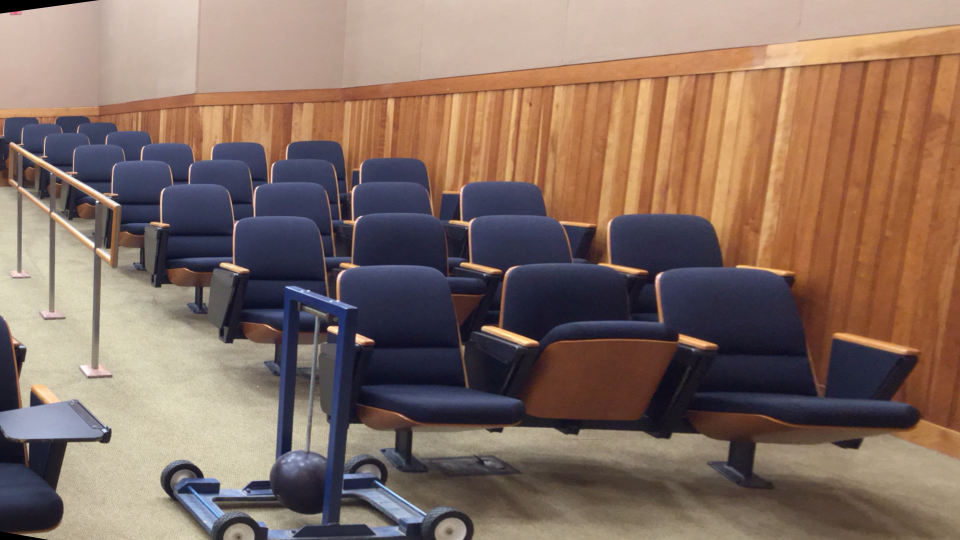
#> input picture media/pendulum/im0.png, 1920 x 1080 px (shown at 1/2 size)
$ python pendulum.py
#> lines starting #> are read from the running program, lines starting #| are printed output that depends on the picture
#> further down, img1 is the input picture: shape (1080, 1920, 3); mean B, G, R 97.7, 109.4, 132.4
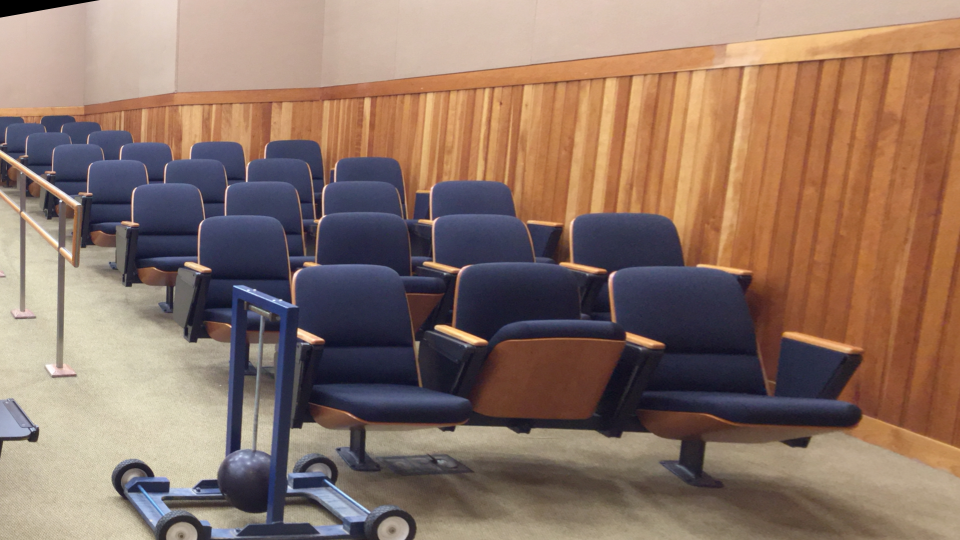
#> input picture media/pendulum/im1.png, 1920 x 1080 px (shown at 1/2 size)
#> further down, img2 is the input picture: shape (1080, 1920, 3); mean B, G, R 101.6, 115.2, 140.5
import cv2
import numpy as np
import random
import statistics as st
from matplotlib import pyplot as plt


#function to find matches
def findMatches(image1, image2):

    print("Finding features and matchpoints...\n")
    img1 = cv2.cvtColor(image1, cv2.COLOR_BGR2GRAY)
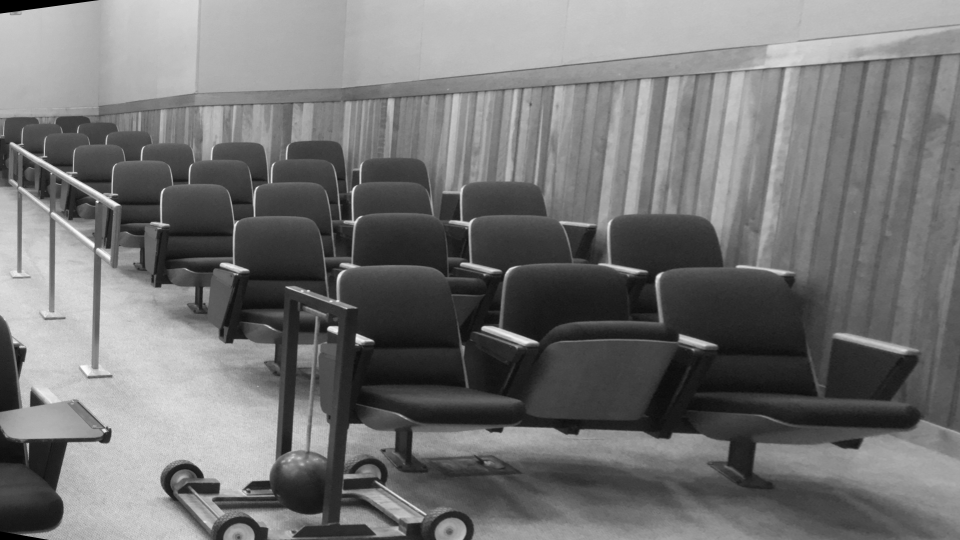
#> img1: shape (1080, 1920) (shown at 1/2 size); min 0, max 255, mean 115
    img2 = cv2.cvtColor(image2, cv2.COLOR_BGR2GRAY)
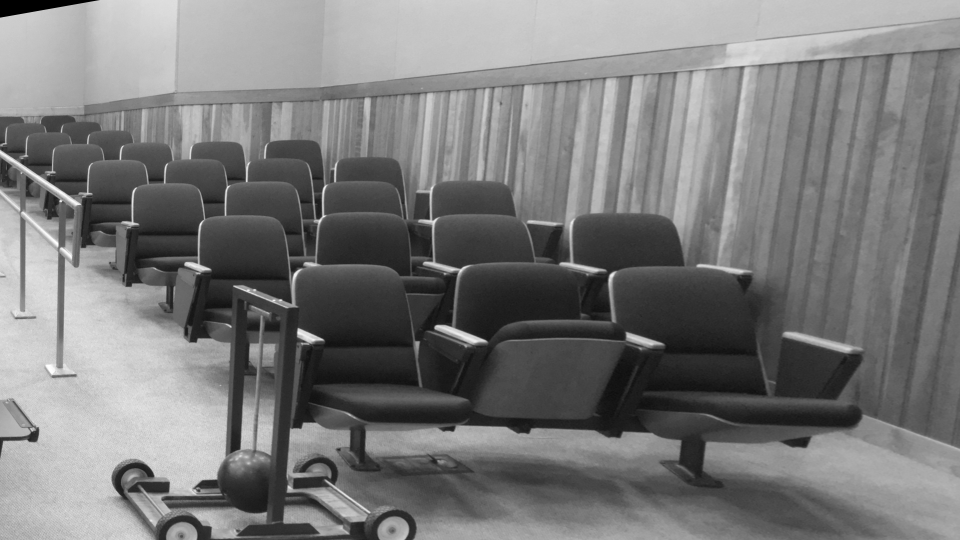
#> img2: shape (1080, 1920) (shown at 1/2 size); min 0, max 255, mean 121.2

    orb = cv2.ORB_create(nfeatures=10000)

    kp1, des1 = orb.detectAndCompute(img1,None)
#> kp1 = 5681 keypoints; strongest (x, y, size): (657, 657, 77.1), (655, 657, 64.3), (717, 670, 111.1), (672, 660, 92.6)
    kp2, des2 = orb.detectAndCompute(img2,None)
#> kp2 = 5399 keypoints; strongest (x, y, size): (120, 402, 31), (598, 659, 111.1), (597, 660, 92.6), (598, 658, 53.6)

    bf = cv2.BFMatcher(cv2.NORM_HAMMING, crossCheck=True)

    matches = bf.match(des1,des2)
#> matches = 2508 matches

    matches = sorted(matches, key = lambda x:x.distance)

    final_matches = matches[:1000]
#> final_matches = 1000 matches

    img_with_keypoints = cv2.drawMatches(img1,kp1,img2,kp2,final_matches,None,flags=cv2.DrawMatchesFlags_NOT_DRAW_SINGLE_POINTS)
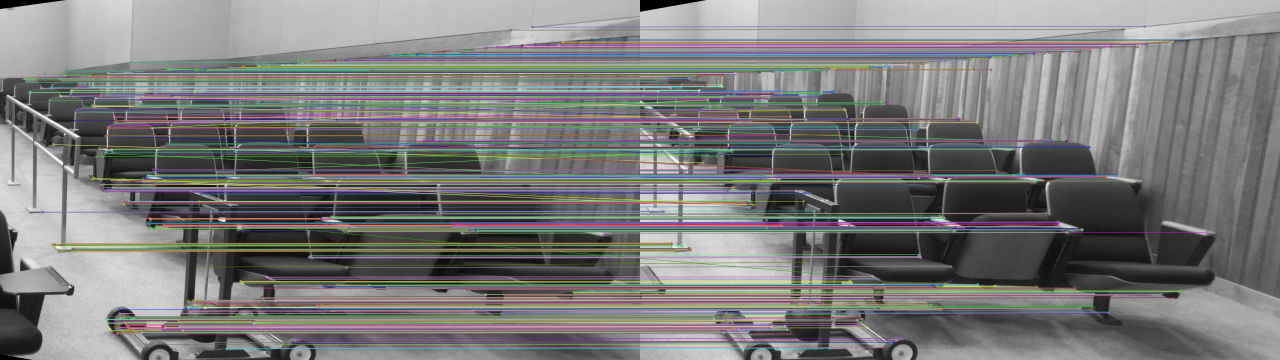
#> img_with_keypoints: shape (1080, 3840, 3) (shown at 1/3 size); mean of channels 0, 1, 2 121.7, 122.5, 122.5; drawn as B, G, R
    cv2.imwrite("images_with_matching_keypoints.png", img_with_keypoints)


    list_kp1 = [list(kp1[mat.queryIdx].pt) for mat in final_matches]
#> list_kp1 = 1000 pairs, first value 68.4 to 1810.1, second value 80.87 to 1046
    list_kp2 = [list(kp2[mat.trainIdx].pt) for mat in final_matches]
#> list_kp2 = 1000 pairs, first value 39.6 to 1700.4, second value 78.8 to 1044

    return list_kp1, list_kp2

#function to find fundamental matrix
def findFundMat(pts_1, pts_2):

    set_1 = pts_1
    set_2 = pts_2

    A = np.empty((8,9))

    for i in range(len(pts_1)):
        x1, y1 = pts_1[i][0], pts_1[i][1]
        x2, y2 = pts_2[i][0], pts_2[i][1]
        A[i] = np.array([x1*x2, x1*y2, x1, y1*x2, y1*y2, y1, x2, y2, 1])

    u,s,v = np.linalg.svd(A)
    F = np.reshape(v[-1,:],(3,3))

    u_f, s_f, v_f = np.linalg.svd(F)

    s_f[2] = 0
    s = np.zeros((3,3))
    for i in range(3):
        s[i][i] = s_f[i]

    F = u_f.dot(s.dot(v_f))

    #Normalization
    set_1 = np.array(set_1)
    set_2 = np.array(set_2)

    s1_xm = st.mean(set_1[:,0])
    s1_ym = st.mean(set_1[:,1])

    s1_xsd = st.stdev(set_1[:,0])
    s1_ysd = st.stdev(set_1[:,1])

    offset_1 = np.array([[1,0, -s1_xm],[ 0,1,-s1_ym],[0, 0, 1]])
    scale_1 = np.array([[1/s1_xsd,0,0],[0,1/s1_ysd,0],[0,0,1]])

    set_2 = np.array(set_2)
    s2_xm = st.mean(set_2[:,0])
    s2_ym = st.mean(set_2[:,1])

    s2_xsd = st.stdev(set_2[:,0])
    s2_ysd = st.stdev(set_2[:,1])

    offset_2 = np.array([[1,0, -s2_xm],[ 0,1, -s2_ym],[ 0, 0, 1]])
    scale_2 = np.array([[1/s2_xsd,0,0],[0,1/s2_ysd,0],[0,0,1]])

    T_1 = scale_1.dot(offset_1)
    T_2 = scale_2.dot(offset_2)

    F_norm = np.transpose(T_2).dot(F.dot(T_1))

    return F_norm

#estimate best F using RANSAC
def bestFusingRansac(pts_1_list, pts_2_list):

    points = list(zip(pts_1_list,pts_2_list))

    max_inliers = 5
    threshold = 0.5

    N = 0

    print("Estimating F using RANSAC...",)

    while N<3000:

        points = random.sample(points,8)

        img1_8pt, img2_8pt = zip(*points)

        F_m = findFundMat(img1_8pt,img2_8pt)

        tmp_inliers_img1 = []
        tmp_inliers_img2 = []


        for i in range(len(pts_1_list)):
            img1_x = np.array([pts_1_list[i][0], pts_1_list[i][1], 1])
            img2_x = np.array([pts_2_list[i][0], pts_2_list[i][1], 1])

            error = abs(np.dot(img2_x.T, np.dot(F_m,img1_x)))

            if error < threshold:
                tmp_inliers_img1.append(pts_1_list[i])
                tmp_inliers_img2.append(pts_1_list[i])

        num_of_inliers = len(tmp_inliers_img1)

        if num_of_inliers > max_inliers:

            max_inliers = num_of_inliers
            Best_F = F_m
            inliers_img1 = tmp_inliers_img1
            inliers_img2 = tmp_inliers_img2
        N +=1

    return Best_F, inliers_img1, inliers_img2

#find Essential mat
def findEssenMat(fundMatrix, KMatrix):
    return np.transpose(KMatrix).dot(fundMatrix.dot(KMatrix))

#Get camera pose from E
# [135 lines left out: functions cameraPoseEst, plotepilines, bestCameraPose, sum_of_squared_diff, block_compare, ssd_correspondence and 1 more, not called in this run]

if __name__=='__main__':

    img1 = cv2.imread('../media/pendulum/im0.png')
    img2 = cv2.imread('../media/pendulum/im1.png')

    print("CALIBRATION\n")
    kp1,kp2 = findMatches(img1,img2)
#> kp1 has the same summary as list_kp1 in findMatches; kp2 has the same summary as list_kp2 in findMatches

    while True:
        try:
#> (the run stopped early here; a loop or call above may not have finished)
